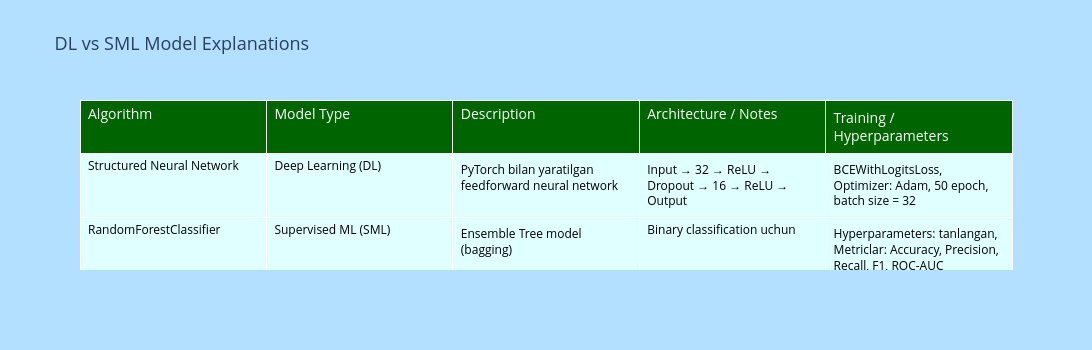

Write notebook code for a chart like this one.
### Code cell
import plotly.graph_objects as go

data = [
    ["Structured Neural Network", 
     "Deep Learning (DL)", 
     "PyTorch bilan yaratilgan feedforward neural network", 
     "Input → 32 → ReLU → Dropout → 16 → ReLU → Output", 
     "BCEWithLogitsLoss, Optimizer: Adam, 50 epoch, batch size = 32"],
    
    ["RandomForestClassifier", 
     "Supervised ML (SML)", 
     "Ensemble Tree model (bagging)", 
     "Binary classification uchun", 
     "Hyperparameters: tanlangan, Metriclar: Accuracy, Precision, Recall, F1, ROC-AUC"]
]


headers = ["Algorithm", "Model Type", "Description", "Architecture / Notes", "Training / Hyperparameters"]


fig = go.Figure(data=[go.Table(
    header=dict(
        values=headers,
        fill_color='darkgreen',  
        font=dict(color='white', size=14),
        align='left'
    ),
    cells=dict(
        values=list(zip(*data)),  
        fill_color='lightcyan',    
        font=dict(color='black', size=12),
        align='left'
    )
)])

fig.update_layout(
    title="DL vs SML Model Explanations",
    title_font_size=18,
    height=350,
    width=1200,
    paper_bgcolor='#b3e0ff',  
    plot_bgcolor='#b3e0ff'    
)

fig.show()

### Figure 1 — Plotly figure (JSON) as saved in the notebook; plotly's stock layout.template omitted (floating-point values rounded to 4 significant figures)
{"data": [{"cells": {"align": "left", "fill": {"color": "lightcyan"}, "font": {"color": "black", "size": 12}, "values": [["Structured Neural Network", "RandomForestClassifier"], ["Deep Learning (DL)", "Supervised ML (SML)"], ["PyTorch bilan yaratilgan feedforward neural network", "Ensemble Tree model (bagging)"], ["Input → 32 → ReLU → Dropout → 16 → ReLU → Output", "Binary classification uchun"], ["BCEWithLogitsLoss, Optimizer: Adam, 50 epoch, batch size = 32", "Hyperparameters: tanlangan, Metriclar: Accuracy, Precision, Recall, F1, ROC-AUC"]]}, "header": {"align": "left", "fill": {"color": "darkgreen"}, "font": {"color": "white", "size": 14}, "values": ["Algorithm", "Model Type", "Description", "Architecture / Notes", "Training / Hyperparameters"]}, "type": "table"}], "layout": {"height": 350, "paper_bgcolor": "#b3e0ff", "plot_bgcolor": "#b3e0ff", "title": {"font": {"size": 18}, "text": "DL vs SML Model Explanations"}, "width": 1200}}
